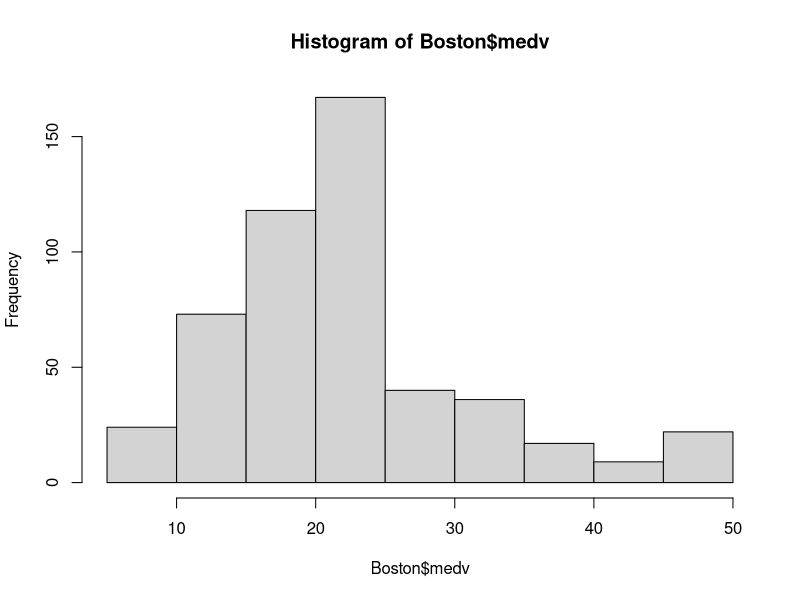
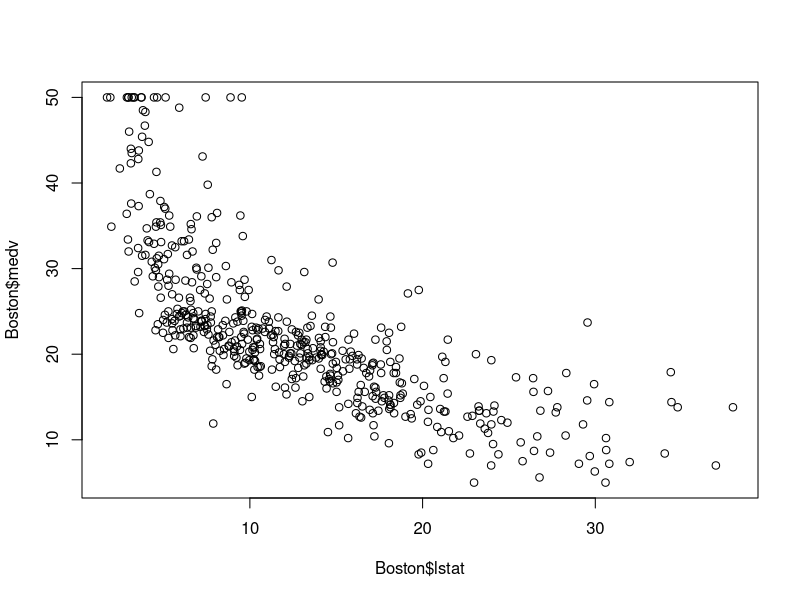

Write the R code that produced these figures, in order. (Note: this script raises an error after producing the figures.)
library(MASS)
data(Boston)
?Boston
Boston
summary(Boston$medv)
hist(Boston$medv)

#### Simple Linear Regression - One input feature only
cor(Boston$lstat ,Boston$medv) ## Strong negative COrrelation
plot(Boston$lstat ,Boston$medv) ##

#### Splitting Data into Train and Test
rows = 1:nrow(Boston)
trainRows = sample(rows,round(0.7*nrow(Boston)))
trainData = Boston[trainRows,]
testData = Boston[-trainRows,]

### Checking Correlation
corrplot(cor(trainData[,],method = "number"))

## Builing a LR Model on Train Data
model = lm(medv~lstat,data=trainData)
summary(model)
abline(model,col='red')

###Computing RMSE on Test Data
preds = predict(model,testData) ## predict using test data

sqrt(mean((testData$medv - preds)**2))



##log or sqrt transformation to convert target variable to normal distribution
hist(log(Boston$medv))
hist(sqrt(Boston$medv))
summary(log(Boston$medv))
summary(sqrt(Boston$medv))

Boston$medv_sqrt = sqrt(Boston$medv)
Boston$medv_log = log(Boston$medv)

### 
rows = 1:nrow(Boston)
trainRows = sample(rows,round(0.7*nrow(Boston)))
testRows = rows[-trainRows]

trainData = Boston[trainRows,]
testData = Boston[testRows,]

row.names(trainData) = c(1:nrow(trainData))
######Simple Linear Regression - Using only Lstat
plot(trainData$lstat,trainData$medv_log)
plot(trainData$lstat,trainData$medv)
cor(trainData$lstat,trainData$medv)

mod1 = lm(medv~lstat,data=trainData)
mod2 = lm(medv_log~lstat,data=trainData)
summary(mod1)
summary(mod2)
plot(Boston$lstat,Boston$medv)
abline(mod1)

plot(Boston$lstat,Boston$medv_log)
abline(mod2)

preds = predict(mod2,testData)
length(preds)

### calculating RMSE
testData$preds = 2.718**preds
sqrt(mean((testData$preds - testData$medv)**2))

###
summary(Boston$medv_log)

############## Multiple Linear Regression ###############
#### Checking Correlation
library(corrplot)
corrplot(cor(Boston[,1:14]),method = 'number')

#### Buidling the model. Ignoring hte actual medv and medv_sqrt features as they are replicas of target
mod1 = lm(medv_log~ .-medv-medv_sqrt,data=trainData)
summary(mod1)

###### Dropping other features as the model returns low significance (No Stars or P-values > 0.05) agains these features
mod1 = lm(medv_log~ .-medv-medv_sqrt-zn-indus-age-chas,data=trainData)
summary(mod1)
plot(mod1)

preds = predict(mod1,testData)
length(preds)

### RMSE
testData$preds = 2.718**preds

sqrt(mean((testData$preds - testData$medv)**2))
### 5.319035 is the RMSE
### The above RMSE is clearly lower than the simple linear regression
plot(mod1)

### These record numbers may change based on the seed you set
trainData = trainData[-c(5,35,309),]
trainData = trainData[-c(87,210,271),]
# trainData = trainData

library(car)
vif(mod1)

hist(trainData$medv_log)

hist(trainData$medv_log)
trainData = trainData[trainData$medv_log>2,]
row.names(trainData) = c(1:nrow(trainData))
### Removing observations that are causing issues
trainData = trainData[-c(167,59,177,22,268),]
## Rebuilding the model
mod1 = lm(medv_log~ .-medv-medv_sqrt-zn-indus-age,data=trainData)
summary(mod1)

preds = predict(mod1,testData)
###
library(car)
vif(mod1)

### RMSE
hist(preds)
testData$preds = 2.718**preds

hist(testData$preds)

sqrt(mean((testData$preds - testData$medv)**2))
